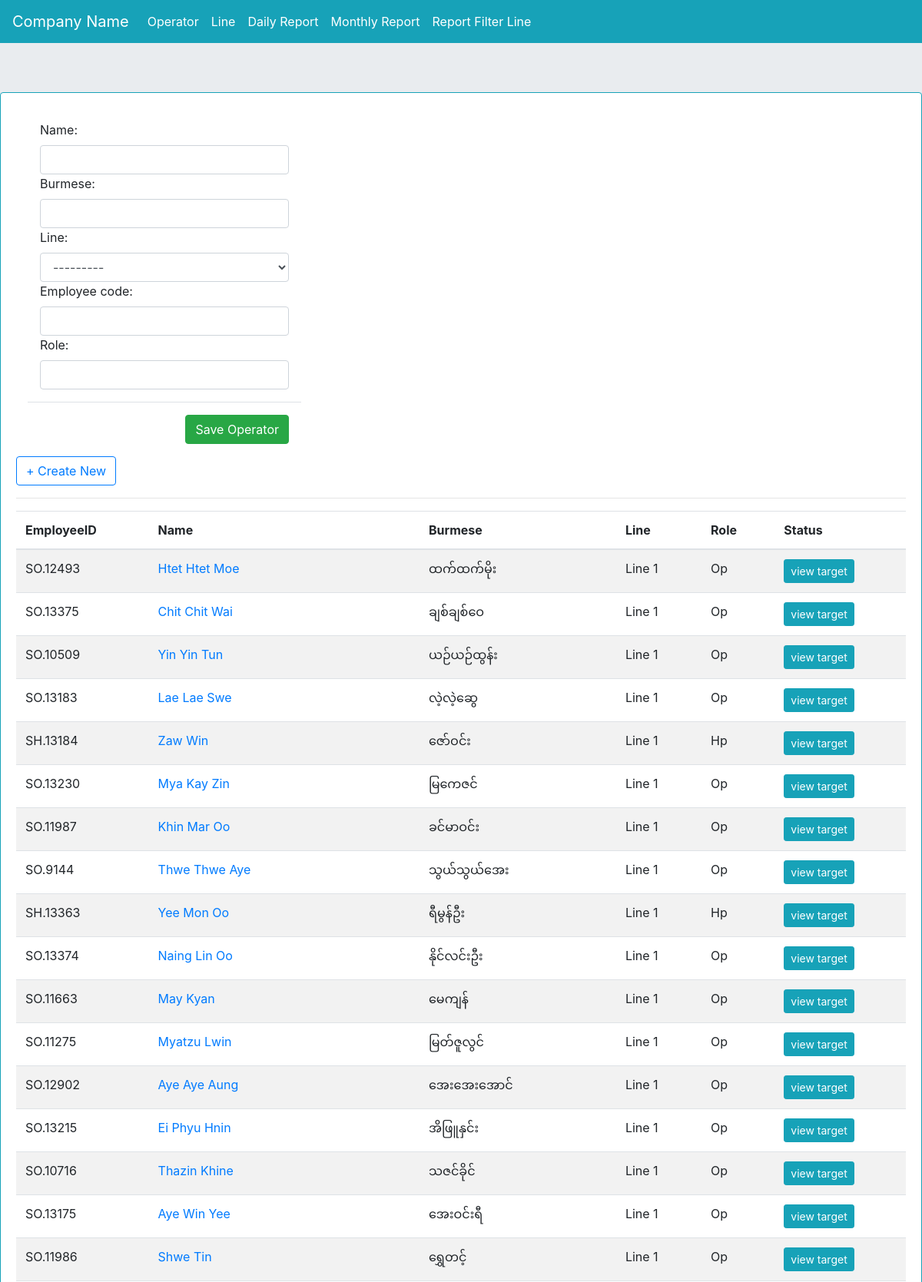
Page /operatorlist/ (upper part) on the committed database.
### myapp/models.py (models this page shows, shortened)
class operator(models.Model):
    name = models.CharField(max_length=255)
    line = models.ForeignKey(line, on_delete=models.CASCADE)
    employee_code = models.CharField(max_length=255, blank=True, null=True)
    burmese = models.CharField(max_length=255, blank=True, null=True)
    role = models.CharField(max_length=255, blank=True, null=True)
    daily_target = models.PositiveIntegerField(default=0)
    status = models.BooleanField(default=False)

class line(models.Model):
    line_name = models.CharField(max_length=255)
    target = models.PositiveIntegerField(default=0)
    def __str__(self):
        return self.line_name

### myapp/views.py (the view)
# urls.py: path('operatorlist/', views.operatorlist, name='operatorlist'),
def operatorlist(request):
    op = operator.objects.all()
    form = OptForm()
    context = {'op':op, 'form':form}
    return render(request, 'operatorlist.html', context)

### myapp/forms.py
class OptForm(forms.ModelForm):
    class Meta:
        model = operator
        fields = ['name', 'burmese', 'line', 'employee_code','role']
        widgets = {
            'name': forms.TextInput(attrs={'class': 'form-control'}),
            'burmese': forms.TextInput(attrs={'class': 'form-control'}),
            'line': forms.Select(attrs={'class': 'form-control'}),
            'employee_code': forms.TextInput(attrs={'class': 'form-control'}),
            'role': forms.TextInput(attrs={'class': 'form-control'}),
        }

### templates/operatorlist.html (shortened to what this page needs)
{% extends 'base.html' %}
{% block content %}
<div class="card border-info mb-3">
  <div class="card-body">
    <div class="col-md-4">
       <form action="{% url 'myapp:save_operator' %}" method="post"> {% csrf_token %}
      <div class="modal-body">
        {{form}}
      </div>
      <div class="modal-footer">
        <button type="submit" class="btn btn-success invModal">Save Operator</button>
      </div>
        </form>
    </div>
<button type="button" class="btn btn-outline-primary" data-toggle="modal" data-target="#createNewInv">
  + Create New
</button>
<hr>
<table class="table table-striped" id="operatorlist">
  <thead>
    <tr>
      <th scope="col">EmployeeID</th>
      <th scope="col">Name</th>
      <th scope="col">Burmese</th>
      <th scope="col">Line</th>
      <th scope="col">Role</th>
      <th scope="col">Status</th>
    </tr>
  </thead>
  <tbody>
  	{% for i in op %}
    <tr>
      <td>{{i.employee_code}}</td>
      <td>
        <a href="{% url 'myapp:operatorupdate' i.id %}">{{i.name}}</a>
    </td>
      <td>{{i.burmese}}</td>
      <td>{{i.line}}</td>
      <td>{{i.role}}</td>
      <td>
      	<a href="{% url 'myapp:daily_rep_filter_operator' i.id %}" class="btn btn-sm btn-info">view target</a>
      </td>
    </tr>
    {% endfor %}
  </tbody>
</table>
  </div>
</div>
{% endblock content %}

### rows in the picture
operator: employee_code "SO.12493", name "Htet Htet Moe", burmese "ထက်ထက်မိုး", line "Line 1", role "Op"
operator: employee_code "SO.13375", name "Chit Chit Wai", burmese "ချစ်ချစ်ဝေ", line "Line 1", role "Op"
operator: employee_code "SO.10509", name "Yin Yin Tun", burmese "ယဉ်ယဉ်ထွန်း", line "Line 1", role "Op"
operator: employee_code "SO.13183", name "Lae Lae Swe", burmese "လဲ့လဲ့ဆွေ", line "Line 1", role "Op"
operator: employee_code "SH.13184", name "Zaw Win", burmese "ဇော်ဝင်း", line "Line 1", role "Hp"
operator: employee_code "SO.13230", name "Mya Kay Zin", burmese "မြကေဇင်", line "Line 1", role "Op"
operator: employee_code "SO.11987", name "Khin Mar Oo", burmese "ခင်မာဝင်း", line "Line 1", role "Op"
operator: employee_code "SO.9144", name "Thwe Thwe Aye", burmese "သွယ်သွယ်အေး", line "Line 1", role "Op"
operator: employee_code "SH.13363", name "Yee Mon Oo", burmese "ရီမွန်ဦး", line "Line 1", role "Hp"
operator: employee_code "SO.13374", name "Naing Lin Oo", burmese "နိုင်လင်းဦး", line "Line 1", role "Op"
operator: employee_code "SO.11663", name "May Kyan", burmese "မေကျန်", line "Line 1", role "Op"
operator: employee_code "SO.11275", name "Myatzu Lwin", burmese "မြတ်ဇူလွင်", line "Line 1", role "Op"
operator: employee_code "SO.12902", name "Aye Aye Aung", burmese "အေးအေးအောင်", line "Line 1", role "Op"
operator: employee_code "SO.13215", name "Ei Phyu Hnin", burmese "အိဖြူနှင်း", line "Line 1", role "Op"
operator: employee_code "SO.10716", name "Thazin Khine", burmese "သဇင်ခိုင်", line "Line 1", role "Op"
operator: employee_code "SO.13175", name "Aye Win Yee", burmese "အေးဝင်းရီ", line "Line 1", role "Op"
operator: employee_code "SO.11986", name "Shwe Tin", burmese "ရွှေတင့်", line "Line 1", role "Op"
